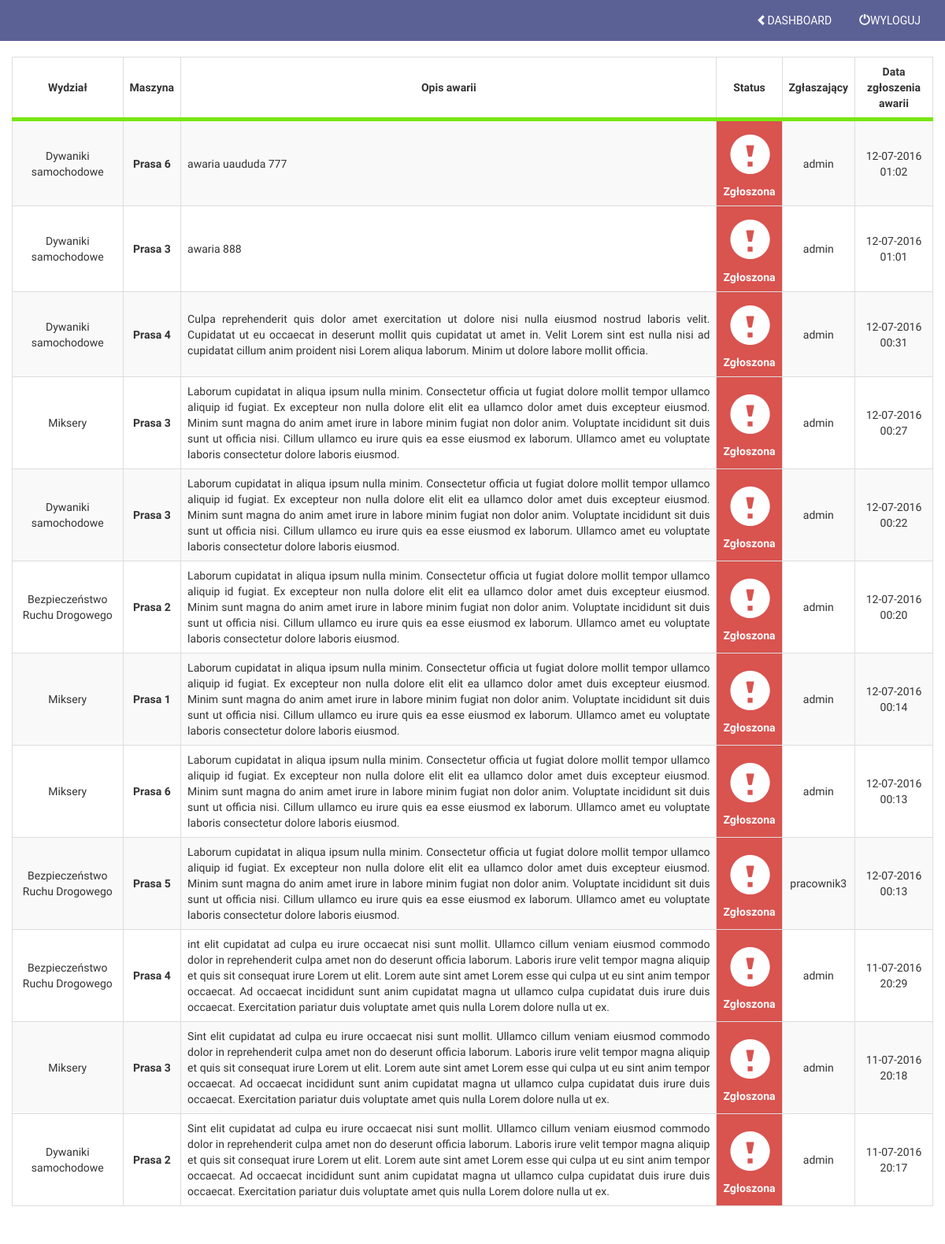
Page /awarie/ (signed in) on the committed database.
### failure/models.py (models this page shows, shortened)
class Awaria(models.Model):
	maszyna = models.ForeignKey(Maszyna, on_delete=models.PROTECT, verbose_name='Maszyna')
	wydzial = models.ForeignKey(Wydzial, verbose_name='Wydział')
	description = models.TextField(verbose_name="Opis awarii", blank=True)
	add_date = models.DateTimeField(auto_now_add=True, verbose_name="Data zgłoszenia")
	user = models.ForeignKey(User, verbose_name='Zgłaszający')
	sur = models.CharField(max_length = 50, verbose_name='Przyjęte przez',blank=True, null=True)
	status = models.ForeignKey(Status, default=1, verbose_name='Status')
	update_date = models.DateTimeField(auto_now=True, verbose_name="Data ostaniej modyfikacji")
	class Meta:
         verbose_name = "Awaria"
         verbose_name_plural = "Awarie"

class Wydzial(models.Model):
	nazwa = models.CharField(max_length=50, verbose_name="Nazwa wydziału")
	user = models.ForeignKey(User, verbose_name='Mistrz')
	def __str__(self):
		return self.nazwa
	class Meta:
         verbose_name = "Wydział"
         verbose_name_plural = "Wydziały"

class Maszyna(models.Model):
	nazwa = models.CharField(max_length=50, verbose_name="Nazwa")
	wydzial = models.ForeignKey(Wydzial, verbose_name='Wydział')
	hala = models.ForeignKey(Hala, verbose_name='Hala')
	opiekun = models.ForeignKey(User, verbose_name='Opiekun', default=1)
	def __str__(self):
		return self.nazwa
	class Meta:
         verbose_name = "Maszyna"
         verbose_name_plural = "Maszyny"

class Status(models.Model):
    nazwa = models.CharField(max_length = 50, verbose_name = 'Nazwa')
    def __str__(self):
        return self.nazwa
    class Meta:
        verbose_name = 'Status'
        verbose_name_plural = 'Statusy'

### failure/views.py (the view)
# urls.py: url(r'^awarie/$', 'failure.views.awarie'),
@login_required
@user_passes_test(lambda u: u.groups.filter(name='Brygadzista').count() == 0, login_url='/loggedin/')
@user_passes_test(lambda u: u.groups.filter(name='Kierownik').count() == 0, login_url='/loggedin/')
def awarie(request):
    awarie = Awaria.objects.filter(status=1).order_by('status','-add_date')
    return render(request, 'awarie.html', {
        'awarie' : awarie
        })

### templates/awarie.html
{% extends "base.html" %}
{% load staticfiles %}
{% block content %}
<section id="produkt">
<div class="container">
<div class="row">
    {% if awarie.count > 0 %}
	<table id="result_list" class="table table-striped table-bordered">
		<thead>
			<tr>
				<th scope="col" class="sortable column">Wydział</th>
				<th scope="col" class="sortable column">Maszyna</th>
				<th scope="col" class="sortable column">Opis awarii</th>
                <th scope="col" class="sortable column">Status</th>
				<th scope="col" class="sortable column">Zgłaszający</th>
				<th scope="col" class="sortable column">Data zgłoszenia awarii</th>
			</tr>
		</thead>
		<tbody>
        {% for awarie in awarie %}
			<tr class="row1 text-center">
				<td class="field-wydzial">{{ awarie.wydzial }}</td>
				<td class="field-maszyna"><strong>{{ awarie.maszyna }}</strong></td>
				<td class="field-opis text-justify">{{ awarie.description }}</td>
				<th class="field-status"><a href="/admin/failure/awaria/{{ awarie.id }}/">{{ awarie.status }}</a></th>
				<td class="field-declarant">{{ awarie.user }}</td>
				<td class="field-filing_date">{{ awarie.add_date |date:"d-m-Y H:i" }}</td>
			</tr>
        {% endfor %}
        </tbody>
        {% else %}
        <p>Brak awarii</p>
	</table>
        {% endif %}
</div>
</div>
</section>
{% endblock %}

### templates/base.html (shortened to what this page needs)
{% load staticfiles %}
<!DOCTYPE html>
<html lang="pl">
    <head>
        <link href="{% static 'bootstrap/css/bootstrap.css' %}" rel="stylesheet" type="text/css">
        <link href="{% static 'bootstrap/css/style.css' %}" rel="stylesheet" type="text/css">
        <link href="{% static 'bootstrap/css/responsive.css' %}" rel="stylesheet" type="text/css">
    </head>
    <body>
        <header id="header">
            <nav class="navbar navbar-default" role="navigation">
                <div class="container-fluid">
                    <div class="navbar-collapse collapse" id="navHeaderCollapse">
                        <ul class="nav navbar-right navbar-nav" id="nawigacja">
                            <li>
                                <a class="page-scroll" href="/admin/"><span class="glyphicon glyphicon-chevron-left" aria-hidden="true"></span>DASHBOARD</a>
                            </li>
                            <li>
                                <a class="page-scroll" href="/logout/"><span class="glyphicon glyphicon-off" aria-hidden="true"></span>Wyloguj</a>
                            </li>
                        </ul>
                    </div>
                </div>
            </nav>
        </header>
        <main id="main">
            {% block content %}
            {% endblock %}
        </main>
    </body>
</html>

### rows in the picture
Awaria: wydzial "Dywaniki samochodowe", maszyna "Prasa 6", description "awaria uaududa 777", status "Zgłoszona", user "admin", add_date "12-07-2016 01:02"
Awaria: wydzial "Dywaniki samochodowe", maszyna "Prasa 3", description "awaria 888", status "Zgłoszona", user "admin", add_date "12-07-2016 01:01"
Awaria: wydzial "Dywaniki samochodowe", maszyna "Prasa 4", description "Culpa reprehenderit quis dolor amet exercitation ut dolore nisi nulla eiusmod nostrud laboris velit. Cupidatat ut eu occaecat in deserunt mollit quis cupidatat ut amet in. Velit Lorem sint est nulla nisi ad cupidatat cillum anim proident nisi Lorem aliqua laborum. Minim ut dolore labore mollit officia.", status "Zgłoszona", user "admin", add_date "12-07-2016 00:31"
Awaria: wydzial "Miksery", maszyna "Prasa 3", description "Laborum cupidatat in aliqua ipsum nulla minim. Consectetur officia ut fugiat dolore mollit tempor ullamco aliquip id fugiat. Ex excepteur non nulla dolore elit elit ea ullamco dolor amet duis excepteur eiusmod. Minim sunt magna do anim amet irure in labore minim fugiat non dolor anim. Voluptate incididunt sit duis sunt ut officia nisi. Cillum ullamco eu irure quis ea esse eiusmod ex laborum. Ullamco amet eu voluptate laboris consectetur dolore laboris eiusmod.", status "Zgłoszona", user "admin", add_date "12-07-2016 00:27"
Awaria: wydzial "Dywaniki samochodowe", maszyna "Prasa 3", description "Laborum cupidatat in aliqua ipsum nulla minim. Consectetur officia ut fugiat dolore mollit tempor ullamco aliquip id fugiat. Ex excepteur non nulla dolore elit elit ea ullamco dolor amet duis excepteur eiusmod. Minim sunt magna do anim amet irure in labore minim fugiat non dolor anim. Voluptate incididunt sit duis sunt ut officia nisi. Cillum ullamco eu irure quis ea esse eiusmod ex laborum. Ullamco amet eu voluptate laboris consectetur dolore laboris eiusmod.", status "Zgłoszona", user "admin", add_date "12-07-2016 00:22"
Awaria: wydzial "Bezpieczeństwo Ruchu Drogowego", maszyna "Prasa 2", description "Laborum cupidatat in aliqua ipsum nulla minim. Consectetur officia ut fugiat dolore mollit tempor ullamco aliquip id fugiat. Ex excepteur non nulla dolore elit elit ea ullamco dolor amet duis excepteur eiusmod. Minim sunt magna do anim amet irure in labore minim fugiat non dolor anim. Voluptate incididunt sit duis sunt ut officia nisi. Cillum ullamco eu irure quis ea esse eiusmod ex laborum. Ullamco amet eu voluptate laboris consectetur dolore laboris eiusmod.", status "Zgłoszona", user "admin", add_date "12-07-2016 00:20"
Awaria: wydzial "Miksery", maszyna "Prasa 1", description "Laborum cupidatat in aliqua ipsum nulla minim. Consectetur officia ut fugiat dolore mollit tempor ullamco aliquip id fugiat. Ex excepteur non nulla dolore elit elit ea ullamco dolor amet duis excepteur eiusmod. Minim sunt magna do anim amet irure in labore minim fugiat non dolor anim. Voluptate incididunt sit duis sunt ut officia nisi. Cillum ullamco eu irure quis ea esse eiusmod ex laborum. Ullamco amet eu voluptate laboris consectetur dolore laboris eiusmod.", status "Zgłoszona", user "admin", add_date "12-07-2016 00:14"
Awaria: wydzial "Miksery", maszyna "Prasa 6", description "Laborum cupidatat in aliqua ipsum nulla minim. Consectetur officia ut fugiat dolore mollit tempor ullamco aliquip id fugiat. Ex excepteur non nulla dolore elit elit ea ullamco dolor amet duis excepteur eiusmod. Minim sunt magna do anim amet irure in labore minim fugiat non dolor anim. Voluptate incididunt sit duis sunt ut officia nisi. Cillum ullamco eu irure quis ea esse eiusmod ex laborum. Ullamco amet eu voluptate laboris consectetur dolore laboris eiusmod.", status "Zgłoszona", user "admin", add_date "12-07-2016 00:13"
Awaria: wydzial "Bezpieczeństwo Ruchu Drogowego", maszyna "Prasa 5", description "Laborum cupidatat in aliqua ipsum nulla minim. Consectetur officia ut fugiat dolore mollit tempor ullamco aliquip id fugiat. Ex excepteur non nulla dolore elit elit ea ullamco dolor amet duis excepteur eiusmod. Minim sunt magna do anim amet irure in labore minim fugiat non dolor anim. Voluptate incididunt sit duis sunt ut officia nisi. Cillum ullamco eu irure quis ea esse eiusmod ex laborum. Ullamco amet eu voluptate laboris consectetur dolore laboris eiusmod.", status "Zgłoszona", user "pracownik3", add_date "12-07-2016 00:13"
Awaria: wydzial "Bezpieczeństwo Ruchu Drogowego", maszyna "Prasa 4", description "int elit cupidatat ad culpa eu irure occaecat nisi sunt mollit. Ullamco cillum veniam eiusmod commodo dolor in reprehenderit culpa amet non do deserunt officia laborum. Laboris irure velit tempor magna aliquip et quis sit consequat irure Lorem ut elit. Lorem aute sint amet Lorem esse qui culpa ut eu sint anim tempor occaecat. Ad occaecat incididunt sunt anim cupidatat magna ut ullamco culpa cupidatat duis irure duis occaecat. Exercitation pariatur duis voluptate amet quis nulla Lorem dolore nulla ut ex.", status "Zgłoszona", user "admin", add_date "11-07-2016 20:29"
Awaria: wydzial "Miksery", maszyna "Prasa 3", description "Sint elit cupidatat ad culpa eu irure occaecat nisi sunt mollit. Ullamco cillum veniam eiusmod commodo dolor in reprehenderit culpa amet non do deserunt officia laborum. Laboris irure velit tempor magna aliquip et quis sit consequat irure Lorem ut elit. Lorem aute sint amet Lorem esse qui culpa ut eu sint anim tempor occaecat. Ad occaecat incididunt sunt anim cupidatat magna ut ullamco culpa cupidatat duis irure duis occaecat. Exercitation pariatur duis voluptate amet quis nulla Lorem dolore nulla ut ex.", status "Zgłoszona", user "admin", add_date "11-07-2016 20:18"
Awaria: wydzial "Dywaniki samochodowe", maszyna "Prasa 2", description "Sint elit cupidatat ad culpa eu irure occaecat nisi sunt mollit. Ullamco cillum veniam eiusmod commodo dolor in reprehenderit culpa amet non do deserunt officia laborum. Laboris irure velit tempor magna aliquip et quis sit consequat irure Lorem ut elit. Lorem aute sint amet Lorem esse qui culpa ut eu sint anim tempor occaecat. Ad occaecat incididunt sunt anim cupidatat magna ut ullamco culpa cupidatat duis irure duis occaecat. Exercitation pariatur duis voluptate amet quis nulla Lorem dolore nulla ut ex.", status "Zgłoszona", user "admin", add_date "11-07-2016 20:17"
